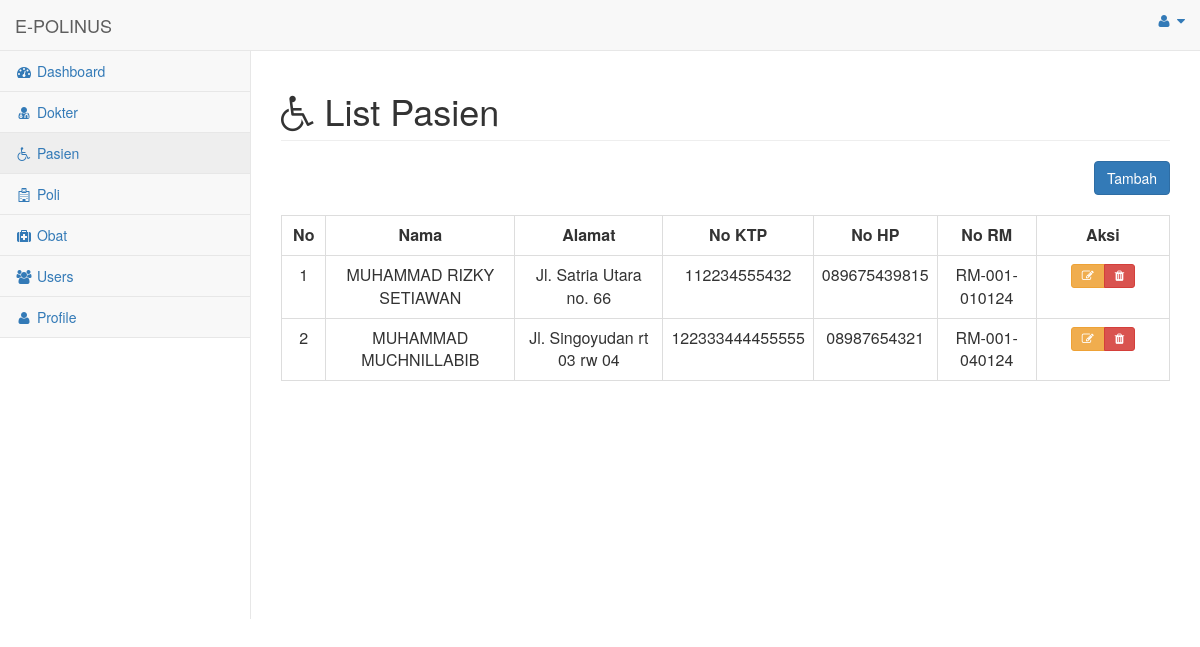
The app's page /menu/menu_pasien.php (signed in), older data.
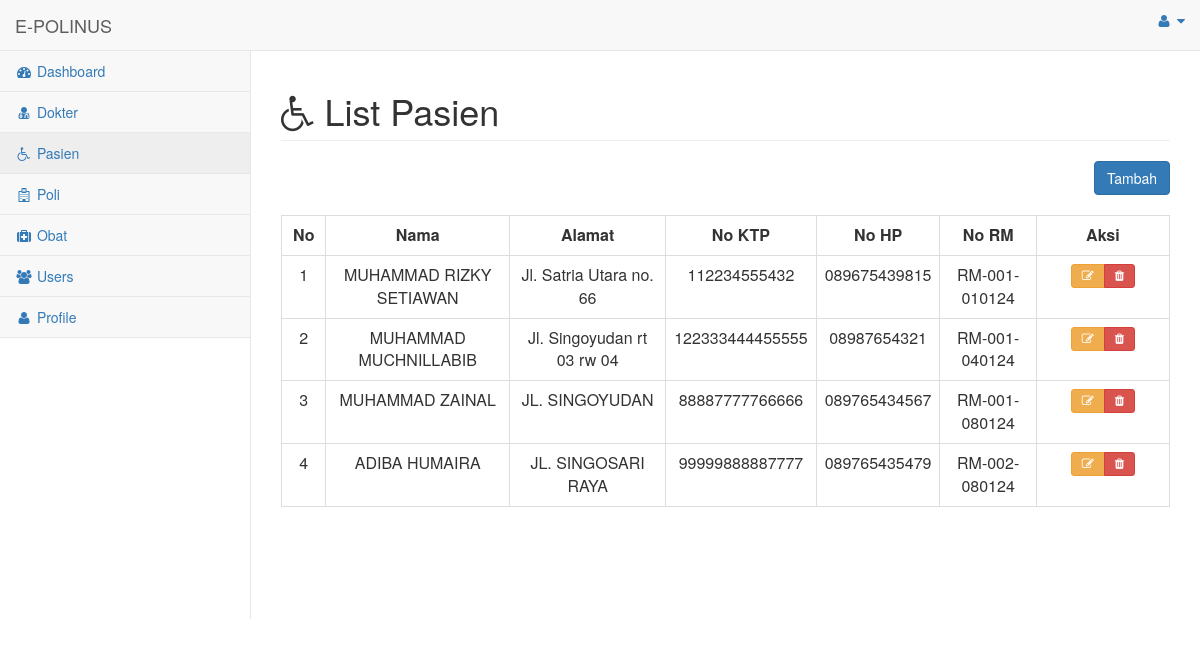
The same page, newer data.
### tables this page shows
CREATE TABLE `pasien` (
  `id` int(11) UNSIGNED NOT NULL,
  `nama` varchar(255) NOT NULL,
  `alamat` varchar(255) NOT NULL,
  `no_ktp` varchar(255) NOT NULL,
  `no_hp` varchar(255) NOT NULL,
  `no_rm` varchar(255) NOT NULL
);

### menu/menu_pasien.php (the view, shortened to what this page needs)
<html>
<head>
    <link href="../vendor/bootstrap/css/bootstrap.min.css" rel="stylesheet">
    <link href="../vendor/metisMenu/metisMenu.min.css" rel="stylesheet">
    <link href="../dist/css/sb-admin-2.css" rel="stylesheet">
    <link href="../vendor/morrisjs/morris.css" rel="stylesheet">
    <link href="../vendor/font-awesome/css/font-awesome.min.css" rel="stylesheet" type="text/css">
    <link href="../vendor/datatables-plugins/dataTables.bootstrap.css" rel="stylesheet">
    <link href="../vendor/datatables-responsive/dataTables.responsive.css" rel="stylesheet">
    <link rel="stylesheet" href="https://maxcdn.bootstrapcdn.com/bootstrap/3.4.1/css/bootstrap.min.css">
</head>
<body>
<div id="wrapper">
        <nav class="navbar navbar-default navbar-static-top" role="navigation" style="margin-bottom: 0">
            <div class="navbar-header">
                <a class="navbar-brand" >E-POLINUS</a>
            </div>
            <ul class="nav navbar-top-links navbar-right">
                <li class="dropdown">
                    <a class="dropdown-toggle" data-toggle="dropdown" href="#">
                        <i class="fa fa-user fa-fw"></i> <i class="fa fa-caret-down"></i>
                    </a>
                </li>
            </ul>
            <div class="navbar-default sidebar" role="navigation">
                <div class="sidebar-nav navbar-collapse">
                    <ul class="nav" id="side-menu">
                    <li>
                            <a href="../halaman_admin.php"><i class="fa fa-dashboard fa-fw"></i> Dashboard</a>
                        </li>
                        <li>
                            <a href="menu_dokter.php"><i class="fa fa-user-md fa-fw"></i> Dokter</a>
                        </li>
                        <li>
                            <a href="menu_pasien.php"><i class="fa fa fa-wheelchair fa-fw"></i> Pasien</a>
                        </li>
                        <li>
                            <a href="menu_poli.php"><i class="fa fa fa-hospital-o fa-fw"></i> Poli</a>
                        </li>
                        <li>
                            <a href="menu_obat.php"><i class="fa fa fa-medkit fa-fw"></i> Obat</a>
                        </li>
                        <li>
                            <a href="menu_users.php"><i class="fa fa-users fa-fw"></i> Users</a>
                        </li>
                        <li>
                            <a href="menu_profile.php"><i class="fa fa-user fa-fw"></i> Profile</a>
                        </li>
                    </ul>
                </div>
            </div>
        </nav>
<div id="page-wrapper">
            <div class="row">
                <div class="col-lg-12">
                    <h1 class="page-header"><i class="fa fa-wheelchair"></i> List Pasien</h1>
                </div>
                <div class="col-lg-12">
                <div style='float: right;' >
                          <button type="button" class="btn btn-primary btn-icon-split" data-toggle="modal" data-target="#myModal">Tambah</button>
	            </div>
	            </div>
            </div>
            <br>
            <div class="card-body">
                <div class="table-responsive">
                    <table class="table table-bordered" id="dataTable" width="100%" cellspacing="0">
                    <tr align="center" style="font-weight:bold">
                    <td width="5%">No</td>
                    <td>Nama</td>
                    <td>Alamat</td>
                    <td>No KTP</td>
                    <td>No HP</td>
                    <td>No RM</td>
                    <td width="15%">Aksi</td>
                    </tr>
                    <?php
                        include '../koneksi.php';
                        $no = 1;
                        $query = "SELECT * FROM pasien";
                        $result = mysqli_query($koneksi, $query);
                        while ($row = mysqli_fetch_array($result)) :
                            ?>
                                    <tr align="center">
                                    <td><?= $no++ ?></td>
                                    <td><?= $row['nama'] ?></td>
                                    <td><?= $row['alamat'] ?></td>
                                    <td><?= $row['no_ktp'] ?></td>
                                    <td><?= $row['no_hp'] ?></td>
                                    <td><?= $row['no_rm'] ?></td>
                                    <td>
                                        <div class="btn-group" role="group">
                                        <a title="Edit Data" type="button" class="btn btn-sm btn-warning" data-toggle="modal" data-target="#modalEdit<?=$no?>"><i class="fa fa-edit"></i></a>
                                        <a title="Hapus Data" type="button" class="btn btn-sm btn-danger" data-toggle="modal" data-target="#modalHapus<?=$no?>" ><i class="fa fa-trash"></i></a>
                                        </div>
                                    </td>
                                    </tr>
                                    <?php endwhile; ?>
                    </table>
                </div>
            </div>
</div>
</div>
</body>
</html>

Row changes from the older to the newer data that the page shows:
added pasien: nama "MUHAMMAD ZAINAL", alamat "JL. SINGOYUDAN", no_ktp "88887777766666", no_hp "089765434567", no_rm "RM-001-080124"
added pasien: nama "ADIBA HUMAIRA", alamat "JL. SINGOSARI RAYA", no_ktp "99999888887777", no_hp "089765435479", no_rm "RM-002-080124"
